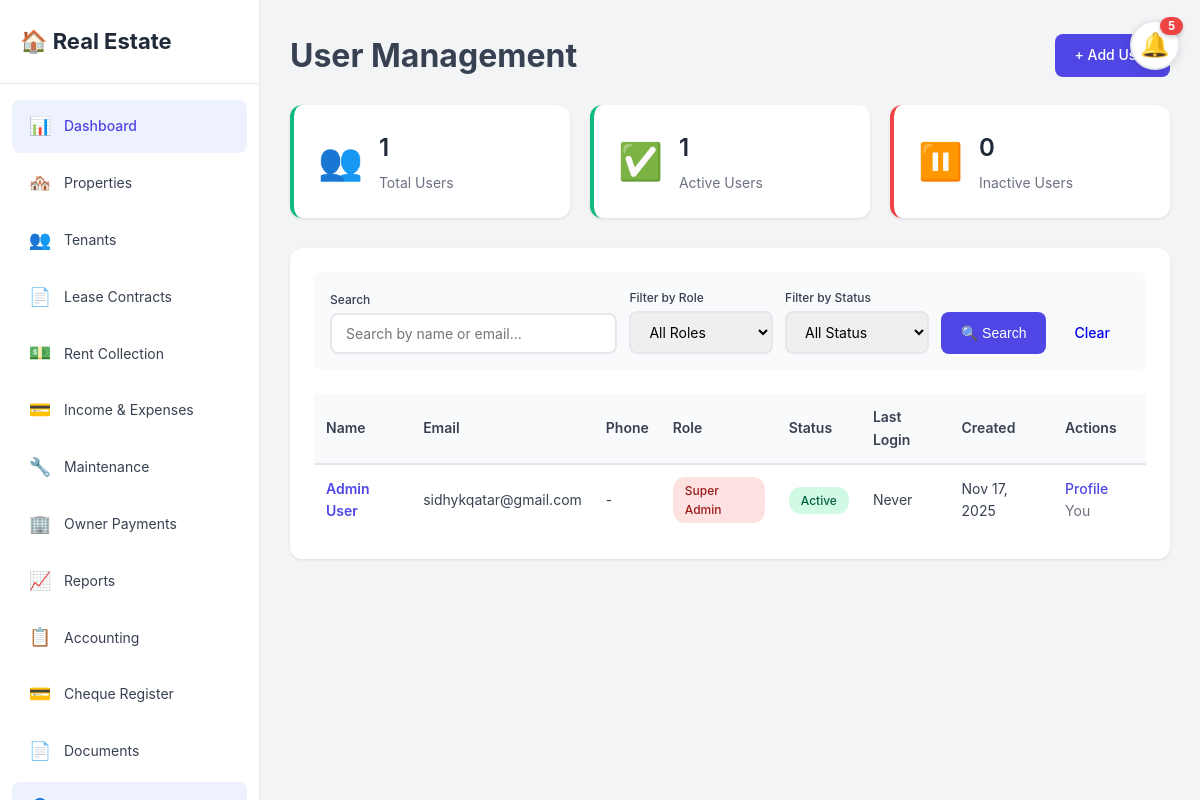
Screenshot of /users/index.php (signed in) with the database file from the repository.
### tables this page shows
CREATE TABLE `users` (
  `id` int(11) NOT NULL,
  `email` varchar(255) NOT NULL,
  `password` varchar(255) NOT NULL,
  `first_name` varchar(100) NOT NULL,
  `last_name` varchar(100) NOT NULL,
  `role` enum('Super Admin','Admin','Manager','User','Viewer') DEFAULT 'User',
  `status` enum('Active','Inactive','Suspended') DEFAULT 'Active',
  `last_login` timestamp NULL DEFAULT NULL,
  `email_verified` tinyint(1) DEFAULT 0,
  `phone` varchar(20) DEFAULT NULL,
  `created_at` timestamp NOT NULL DEFAULT current_timestamp(),
  `updated_at` timestamp NOT NULL DEFAULT current_timestamp() ON UPDATE current_timestamp()
);

### config/config.php (called while the page is built, shortened)
<?php
function getCurrentUserId() {
    return isset($_SESSION['user_id']) ? $_SESSION['user_id'] : null;
}
function formatDate($date) {
    return date('M d, Y', strtotime($date));
}
?>

### users/index.php (the view, shortened to what this page needs)
<?php
require_once '../config/config.php';
$conn = getDBConnection();
$user_id = getCurrentUserId();
$current_user = $conn->query("SELECT role FROM users WHERE id = $user_id")->fetch_assoc();
$search = isset($_GET['search']) ? $conn->real_escape_string($_GET['search']) : '';
$where_clause = "1=1";
$users = $conn->query("SELECT * FROM users WHERE $where_clause ORDER BY created_at DESC");
$total_users = $conn->query("SELECT COUNT(*) as total FROM users")->fetch_assoc()['total'];
$active_users = $conn->query("SELECT COUNT(*) as total FROM users WHERE status = 'Active'")->fetch_assoc()['total'];
$inactive_users = $conn->query("SELECT COUNT(*) as total FROM users WHERE status != 'Active'")->fetch_assoc()['total'];
include '../includes/header.php';
?>
<div class="page-actions">
    <h1>User Management</h1>
    <?php if ($current_user['role'] == 'Super Admin' || $current_user['role'] == 'Admin'): ?>
    <a href="add.php" class="btn btn-primary">+ Add User</a>
    <?php endif; ?>
</div>
<div class="stats-grid" style="margin-bottom: 30px;">
    <div class="stat-card stat-income">
        <div class="stat-icon">👥</div>
        <div class="stat-content">
            <h3><?php echo $total_users; ?></h3>
            <p>Total Users</p>
        </div>
    </div>
    <div class="stat-card stat-income">
        <div class="stat-icon">✅</div>
        <div class="stat-content">
            <h3><?php echo $active_users; ?></h3>
            <p>Active Users</p>
        </div>
    </div>
    <div class="stat-card stat-expense">
        <div class="stat-icon">⏸️</div>
        <div class="stat-content">
            <h3><?php echo $inactive_users; ?></h3>
            <p>Inactive Users</p>
        </div>
    </div>
</div>
<div class="content-card">
    <div class="card-body">
        <form method="GET" action="" style="margin-bottom: 24px; padding: 16px; background: #f8fafc; border-radius: 8px;">
            <div style="display: grid; grid-template-columns: 2fr 1fr 1fr auto; gap: 12px; align-items: end;">
                <div class="form-group" style="margin-bottom: 0;">
                    <label for="search" style="font-size: 12px; margin-bottom: 4px;">Search</label>
                    <input type="text" id="search" name="search" placeholder="Search by name or email..." value="<?php echo htmlspecialchars($search); ?>" style="width: 100%;">
                </div>
                <div class="form-group" style="margin-bottom: 0;">
                    <label for="role_filter" style="font-size: 12px; margin-bottom: 4px;">Filter by Role</label>
                    <select id="role_filter" name="role" style="width: 100%;">
                        <option value="">All Roles</option>
                    </select>
                </div>
                <div class="form-group" style="margin-bottom: 0;">
                    <label for="status_filter" style="font-size: 12px; margin-bottom: 4px;">Filter by Status</label>
                    <select id="status_filter" name="status" style="width: 100%;">
                        <option value="">All Status</option>
                    </select>
                </div>
                <div style="display: flex; gap: 8px;">
                    <button type="submit" class="btn btn-primary">🔍 Search</button>
                    <a href="index.php" class="btn">Clear</a>
                </div>
            </div>
        </form>
        <?php if ($users->num_rows > 0): ?>
            <div class="table-responsive">
                <table class="data-table">
                    <thead>
                        <tr>
                            <th>Name</th>
                            <th>Email</th>
                            <th>Phone</th>
                            <th>Role</th>
                            <th>Status</th>
                            <th>Last Login</th>
                            <th>Created</th>
                            <th>Actions</th>
                        </tr>
                    </thead>
                    <tbody>
                        <?php while ($user = $users->fetch_assoc()): ?>
                            <tr>
                                <td>
                                    <strong>
                                        <a href="view.php?id=<?php echo $user['id']; ?>" class="btn-link" style="font-weight: 600;">
                                            <?php echo htmlspecialchars($user['first_name'] . ' ' . $user['last_name']); ?>
                                        </a>
                                    </strong>
                                </td>
                                <td><?php echo htmlspecialchars($user['email']); ?></td>
                                <td><?php echo htmlspecialchars($user['phone'] ?? '-'); ?></td>
                                <td>
                                    <span class="badge badge-<?php
                                        echo $user['role'] == 'Super Admin' ? 'danger' :
                                            ($user['role'] == 'Admin' ? 'warning' :
                                            ($user['role'] == 'Manager' ? 'info' :
                                            ($user['role'] == 'User' ? 'success' : 'secondary')));
                                    ?>">
                                        <?php echo htmlspecialchars($user['role']); ?>
                                    </span>
                                </td>
                                <td>
                                    <span class="badge badge-<?php
                                        echo $user['status'] == 'Active' ? 'success' :
                                            ($user['status'] == 'Suspended' ? 'danger' : 'secondary');
                                    ?>">
                                        <?php echo htmlspecialchars($user['status']); ?>
                                    </span>
                                </td>
                                <td><?php echo $user['last_login'] ? date('Y-m-d H:i', strtotime($user['last_login'])) : 'Never'; ?></td>
                                <td><?php echo formatDate($user['created_at']); ?></td>
                                <td>
                                    <a href="view.php?id=<?php echo $user['id']; ?>" class="btn-link">Profile</a>
                                    <?php if ($user['id'] != $user_id): ?>
                                        <?php if ($current_user['role'] == 'Super Admin' || $current_user['role'] == 'Admin'): ?>
                                            <?php if ($user['role'] != 'Super Admin' || $current_user['role'] == 'Super Admin'): ?>
                                                <a href="edit.php?id=<?php echo $user['id']; ?>" class="btn-link">Edit</a>
                                                <a href="?toggle_status=<?php echo $user['id']; ?>" class="btn-link"
                                                   onclick="return confirm('Are you sure you want to toggle status for this user?')">
                                                    <?php echo $user['status'] == 'Active' ? 'Deactivate' : 'Activate'; ?>
                                                </a>
                                                <?php if ($current_user['role'] == 'Super Admin'): ?>
                                                    <a href="?delete=<?php echo $user['id']; ?>" class="btn-link text-danger"
                                                       onclick="return confirm('Are you sure you want to delete this user? This action cannot be undone!')">
                                                        Delete
                                                    </a>
                                                <?php endif; ?>
                                            <?php endif; ?>
                                        <?php endif; ?>
                                    <?php else: ?>
                                        <span class="text-muted">You</span>
                                    <?php endif; ?>
                                </td>
                            </tr>
                        <?php endwhile; ?>
                    </tbody>
                </table>
            </div>
        <?php endif; ?>
    </div>
</div>
<?php include '../includes/footer.php'; ?>

### assets/css/style.css (style rules this page uses)
* { margin: 0; padding: 0; box-sizing: border-box; }
:root { --primary-color: #4f46e5; --primary-hover: #4338ca; --secondary-color: #6366f1; --success-color: #10b981; --danger-color: #ef4444; --warning-color: #f59e0b; --info-color: #3b82f6; --dark-color: #1f2937; --light-color: #f9fafb; --border-color: #e5e7eb; --text-color: #374151; --text-muted: #6b7280; --sidebar-width: 260px; --header-height: 70px; }
body { font-family: -apple-system, BlinkMacSystemFont, 'Segoe UI', Roboto, 'Helvetica Neue', Arial, sans-serif; background-color: #f3f4f6; color: var(--text-color); line-height: 1.6; }
.stats-grid { display: grid; grid-template-columns: repeat(auto-fit, minmax(200px, 1fr)); gap: 20px; margin-bottom: 30px; }
.stat-card { background: white; border-radius: 12px; padding: 24px; display: flex; align-items: center; box-shadow: 0 1px 3px rgba(0, 0, 0, 0.1); transition: transform 0.2s, box-shadow 0.2s; }
.stat-icon { font-size: 36px; margin-right: 16px; }
.stat-content h3 { font-size: 24px; font-weight: 600; margin-bottom: 4px; color: var(--dark-color); }
.stat-content p { font-size: 14px; color: var(--text-muted); }
.stat-income { border-left: 4px solid var(--success-color); }
.stat-expense { border-left: 4px solid var(--danger-color); }
.dashboard-card, .content-card { background: white; border-radius: 12px; box-shadow: 0 1px 3px rgba(0, 0, 0, 0.1); overflow: hidden; }
.card-body { padding: 24px; }
.btn { display: inline-block; padding: 10px 20px; border: none; border-radius: 8px; font-size: 14px; font-weight: 500; cursor: pointer; text-decoration: none; transition: all 0.2s; text-align: center; }
.btn-primary { background-color: var(--primary-color); color: white; }
.btn-link { color: var(--primary-color); text-decoration: none; font-size: 14px; font-weight: 500; }
.form-group { margin-bottom: 20px; }
.form-group label { display: block; margin-bottom: 8px; font-weight: 500; color: var(--text-color); font-size: 14px; }
.form-group input, .form-group select, .form-group textarea { width: 100%; padding: 10px 14px; border: 2px solid var(--border-color); border-radius: 8px; font-size: 14px; font-family: inherit; transition: all 0.2s; }
.table-responsive { overflow-x: auto; }
.data-table { width: 100%; border-collapse: collapse; font-size: 14px; }
.data-table thead { background-color: var(--light-color); }
.data-table th { padding: 12px; text-align: left; font-weight: 600; color: var(--text-color); border-bottom: 2px solid var(--border-color); }
.data-table td { padding: 12px; border-bottom: 1px solid var(--border-color); }
.data-table tbody tr:last-child td { border-bottom: none; }
.badge { display: inline-block; padding: 4px 12px; border-radius: 12px; font-size: 12px; font-weight: 500; }
.badge-success { background-color: #d1fae5; color: #065f46; }
.badge-danger { background-color: #fee2e2; color: #991b1b; }
.text-muted { color: var(--text-muted); }
.page-actions { display: flex; justify-content: space-between; align-items: center; margin-bottom: 24px; }

### rows the page displays
users: first_name+last_name "Admin User", email "sidhykqatar@gmail.com", phone "-", role "Super Admin", status "Active", shows "Never", created_at "Nov 17, 2025", shows "You"

### other values shown
$notification_count "5"
$total_users "1"
$active_users "1"
$inactive_users "0"
